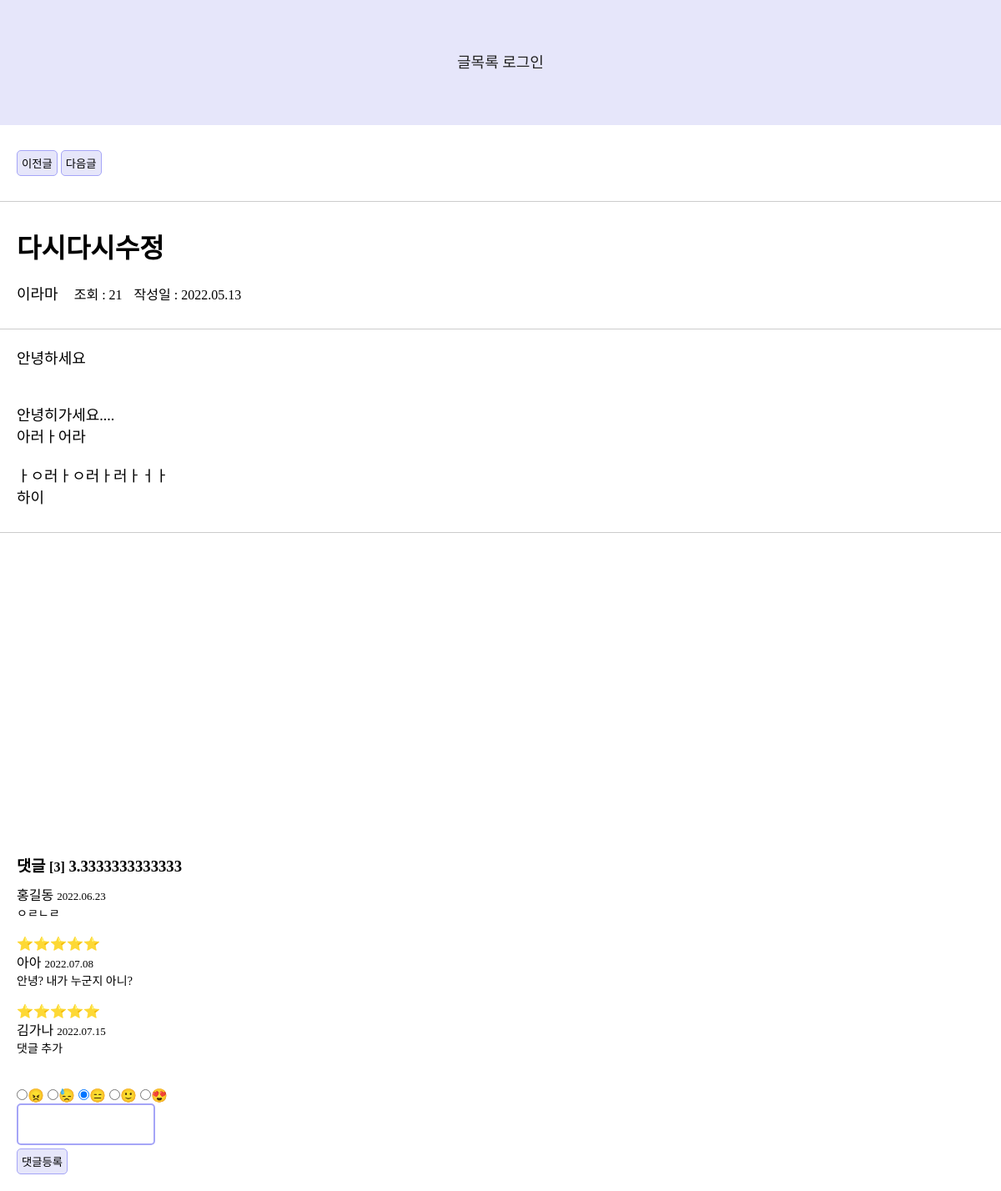
Page /board_project/board/detail.php?i_board=141 on the committed database.
### tables this page shows
CREATE TABLE IF NOT EXISTS `t_board` (
  `i_board` int(10) unsigned NOT NULL AUTO_INCREMENT,
  `title` varchar(100) NOT NULL,
  `ctnt` varchar(2000) NOT NULL,
  `i_user` int(10) unsigned NOT NULL,
  `created_at` datetime DEFAULT current_timestamp(),
  `updated_at` datetime DEFAULT current_timestamp(),
  `filename` varchar(255) DEFAULT NULL,
  `view_cnt` int(10) DEFAULT 0,
  PRIMARY KEY (`i_board`),
  KEY `i_user` (`i_user`),
  CONSTRAINT `t_board_ibfk_1` FOREIGN KEY (`i_user`) REFERENCES `t_user` (`i_user`)
);

CREATE TABLE IF NOT EXISTS `t_user` (
  `i_user` int(10) unsigned NOT NULL AUTO_INCREMENT,
  `uid` varchar(30) NOT NULL,
  `upw` varchar(70) NOT NULL,
  `nm` varchar(10) NOT NULL,
  `gender` int(10) unsigned NOT NULL CHECK (`gender` in (0,1)),
  `created_at` datetime DEFAULT current_timestamp(),
  `updated_at` datetime DEFAULT current_timestamp(),
  `profile_img` varchar(100) DEFAULT NULL,
  PRIMARY KEY (`i_user`),
  UNIQUE KEY `uid` (`uid`)
);

CREATE TABLE IF NOT EXISTS `t_reply` (
  `i_re` int(10) unsigned NOT NULL AUTO_INCREMENT,
  `i_board` int(10) unsigned NOT NULL,
  `i_user` int(10) unsigned NOT NULL,
  `ctnt` varchar(1000) NOT NULL,
  `created_at` datetime DEFAULT current_timestamp(),
  `updated_at` datetime DEFAULT current_timestamp(),
  `rv` int(10) DEFAULT NULL,
  PRIMARY KEY (`i_re`),
  KEY `i_board` (`i_board`) USING BTREE,
  KEY `i_user` (`i_user`) USING BTREE,
  CONSTRAINT `FK_t_reply_t_board` FOREIGN KEY (`i_board`) REFERENCES `t_board` (`i_board`),
  CONSTRAINT `FK_t_reply_t_user` FOREIGN KEY (`i_user`) REFERENCES `t_user` (`i_user`)
);

### board_project/database/db_board.php (called while the page is built, shortened)
<?php
function sel_board(&$param)
{
  $i_board = $param["i_board"];
  $conn = get_conn();
  $sql = "SELECT a.*, b.nm
                FROM t_board a, t_user b
                WHERE a.i_user = b.i_user and a.i_board = $i_board";
  $rs = mysqli_query($conn, $sql);
  return mysqli_fetch_assoc($rs);
}
function sel_reply(&$param)
{
  $i_board = $param['i_board'];
  $conn = get_conn();
  $sql = "SELECT a.*, b.nm FROM t_reply a, t_user b
                WHERE a.i_board = $i_board and a.i_user = b.i_user
                ORDER BY i_re asc";
  $rs = mysqli_query($conn, $sql);
  return $rs;
}
function sel_reply2(&$param)
{
  $i_board = $param['i_board'];
  $conn = get_conn();
  $sql = "SELECT sum(a.rv) as rv_cnt FROM t_reply a, t_user b
                WHERE a.i_board = $i_board and a.i_user = b.i_user";
  $rs = mysqli_query($conn, $sql);
  return $rs;
}
function sel_next_board(&$param)
{
  $i_board = $param['i_board'];
  $conn = get_conn();
  $sql = "SELECT i_board FROM t_board
                WHERE i_board > $i_board
                ORDER BY i_board
                LIMIT 1";
  $rs = mysqli_query($conn, $sql);
  $row = mysqli_fetch_assoc($rs);
  if ($row) {
    return $row['i_board'];
  }
  return 0;
}
function sel_prev_board(&$param)
{
  $i_board = $param['i_board'];
  $conn = get_conn();
  $sql = "SELECT i_board FROM t_board
                WHERE i_board < $i_board
                ORDER BY i_board desc
                LIMIT 1";
  $rs = mysqli_query($conn, $sql);
  $row = mysqli_fetch_assoc($rs);
  if ($row) {
    return $row['i_board'];
  }
  return 0;
}

### board_project/fn/date.php (called while the page is built, shortened)
<?php
    function dateFormat($datetime) {
        $target = date("Y.m.d", strtotime($datetime));
        $today = date("Y.m.d");
        if($target == $today) {
            $rs = date("H:i", strtotime($datetime));
        } else {
            $rs = $target;
        }
        return $rs;
    }

### board_project/board/detail.php (the view, shortened to what this page needs)
<?php
include_once '../database/db_board.php';
include_once '../fn/date.php';
include_once '../fn/review.php';
$i_board = $_GET["i_board"];
$param = [
  "i_board" => $i_board,
];
$rs = sel_board($param);
$reply_rs = sel_reply($param);
$next_board = sel_next_board($param);
$prev_board = sel_prev_board($param);
$avg_rv = sel_reply2($param);
if ($item = mysqli_fetch_assoc($avg_rv)) {
  $rv_cnt = $item['rv_cnt'];
}
$cnt = mysqli_num_rows($reply_rs);
?>
<!DOCTYPE html>
<html lang="en">
<head>
  <link rel="stylesheet" href="../css/detail.css">
  <link rel="stylesheet" href="../css/container.css">
</head>
<body>
  <div id="container">
    <?php include('../header.php') ?>
    <div class="cls">
      <div class="head">
        <div class="list_btn">
          <?php if ($prev_board != 0) { ?>
            <a href="detail.php?i_board=<?= $prev_board ?>"><button>이전글</button></a>
          <?php } ?>
          <?php if ($next_board != 0) { ?>
            <a href="detail.php?i_board=<?= $next_board ?>"><button>다음글</button></a>
          <?php } ?>
        </div>
      </div>
      <div class="main">
        <div class="title"><?= $rs["title"] ?></div>
        <div class="sub">
          <span class="nm"><?= $rs["nm"] ?></span>
          <span class="view_cnt">조회 : <?= $rs['view_cnt'] ?></span>
          <span class="date">작성일 : <?= dateFormat($rs["created_at"]) ?></span>
        </div>
        <div class="contents">
          <div class="ctnt"><?= $rs["ctnt"] ?></div>
        </div>
      </div>
      <div class="reply">
        <h3>댓글
          <span style="font-size: medium;">[<?= $cnt ?>]</span>
          <span><?= avg_rv($rv_cnt, $cnt) ?></span>
        </h3>
        <div class="sel_reply">
          <?php foreach ($reply_rs as $row) { ?>
            <div><?= rv($row['rv']); ?></div>
            <div class="d1"><?= $row["nm"] ?></div>
            <div class="d3"><?= dateFormat($row["updated_at"]) ?></div>
            <div class="d2"><?= $row["ctnt"] ?></div>
            <br>
          <?php } ?>
        </div>
        <div class="re_area">
          <form action="re_proc.php" method="POST">
            <div>
              <label><input type="radio" name="rv" value="1">😠</label>
              <label><input type="radio" name="rv" value="2">😓</label>
              <label><input type="radio" name="rv" value="3" checked>😑</label>
              <label><input type="radio" name="rv" value="4">🙂</label>
              <label><input type="radio" name="rv" value="5">😍</label>
            </div>
            <div><textarea name="ctnt"></textarea></div>
            <div><input type="submit" value="댓글등록"></div>
          </form>
        </div>
      </div>
    </div>
  </div>
</body>
</html>

### board_project/header.php (shortened to what this page needs)
<link rel="stylesheet" href="../css/header.css">
    <div id="container">
        <header>
            <div>
                <a href="../board/list.php">글목록</a>
                <?php if(isset($_SESSION["login_user"])) { ?>
                    <a href="../board/write.php">글쓰기</a>
                    <a href="../user/logout.php">로그아웃</a>
                    <a href="../user/profile.php">
                        프로필
                        <?php
                            $session_img = $_SESSION['login_user']['profile_img'];
                            $profile_img = $session_img == null ? "user.jpg" : $_SESSION['login_user']['i_user'] . "/" . $session_img;
                        ?>
                        <div class="circular_img wh40">
                            <img src="<?= "../img/profile/" . $profile_img ?>">
                        </div>
                    </a>
                <?php } else { ?>
                    <a href="../user/login.php">로그인</a>
                <?php } ?>
            </div>
        </header>
    </div>

### board_project/fn/review.php (shortened to what this page needs)
<?php
    function rv($param) {
        $rv = $param;
        for($i=1; $i<=$rv; $i++) {
            print "⭐";
        }
    }
    function avg_rv($rv_cnt, $cnt) {
        $avg_rv = $rv_cnt / $cnt;
        return $avg_rv;
    }

### board_project/css/detail.css (style rules this page uses)
.head { padding: 30px 20px; border-bottom: 1px solid #ccc; }
.list_btn { display: inline-block; }
button { padding: 5px; cursor: pointer; }
.main { margin-top: 30px; width: 100%; height: 80%; position: relative; }
.main .title { padding: 0 20px 20px 20px; font-weight: bold; font-size: xx-large; }
.sub { padding: 0 0 30px 20px; border-bottom: 1px solid #ccc; }
.sub .nm { padding-right: 15px; font-weight: 550; font-size: large; }
.sub .view_cnt { padding-right: 10px; }
.contents { padding: 0 0 30px 20px; border-bottom: 1px solid #ccc; }
.contents .ctnt { padding-right: 20px; margin-top: 20px; font-size: 18px; }
.cls .reply { padding: 20px; }
.reply h3 { padding-bottom: 10px; }
.reply .sel_reply .d1 { font-weight: 550; display: inline-block; }
.sel_reply .d2 { font-size: 14px; }
.sel_reply .d3 { font-size: small; display: inline-block; }
.reply .re_area { padding-top: 20px; }
.reply .re_area textarea { height: 50px; resize: none; }

### board_project/css/container.css (style rules this page uses)
#container { display: grid; grid-template-rows: 150px 1fr; min-height: 100%; }
input[type=submit], input[type=reset], button { background-color: lavender; border: 1px solid rgb(165, 165, 247); border-radius: 5px; padding: 5px; }
input[type=text], input[type=search], input[type=password], textarea { border: 2px solid rgb(165, 165, 247); border-radius: 5px; }

### board_project/css/header.css (style rules this page uses)
* { box-sizing: border-box; padding: 0; margin: 0; font-family: 'Binggrae'; }
html, body { height: 100%; }
a { text-decoration: none; color: #222; }
#container header { background-color: lavender; display: flex; justify-content: center; align-items: center; flex-direction: column; }
header > div:nth-child(1) { margin-bottom: 5px; font-size: large; }

### rows in the picture
t_board: title "다시다시수정", i_user.nm "이라마", view_cnt "21", created_at "2022.05.13", ctnt "안녕하세요 안녕히가세요.... 아러ㅏ어라 ㅏㅇ러ㅏㅇ러ㅏ러ㅏㅓㅏ 하이"
t_reply: i_user.nm "홍길동", updated_at "2022.06.23", ctnt "ㅇㄹㄴㄹ"
t_reply: rv 5 (drawn), i_user.nm "아아", updated_at "2022.07.08", ctnt "안녕? 내가 누군지 아니?"
t_reply: rv 5 (drawn), i_user.nm "김가나", updated_at "2022.07.15", ctnt "댓글 추가"

### other values in the picture
$cnt "3"
avg_rv($rv_cnt, $cnt) "3.3333333333333"
